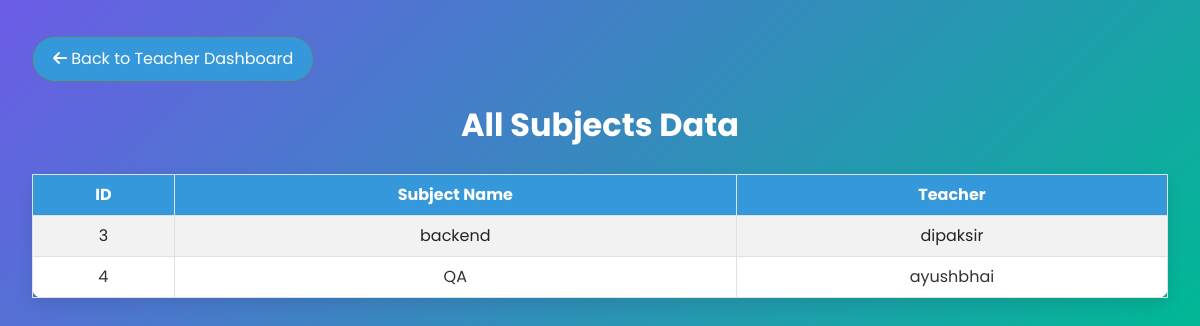
The page /update-subject/ on the database as committed earlier.
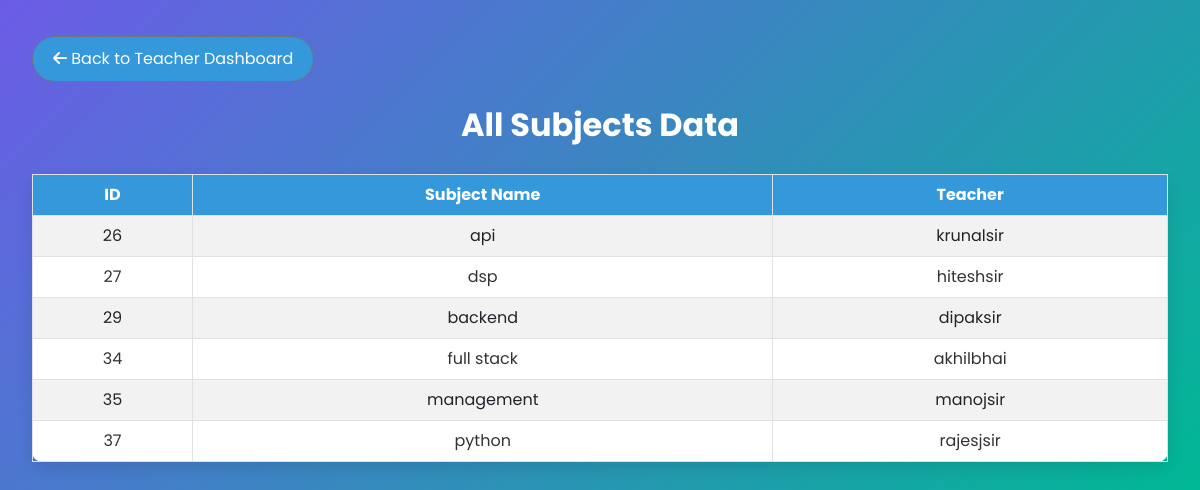
The same page on the database as committed later.
### insta/models.py (models this page shows)
class User(AbstractUser):
    email = models.EmailField(max_length=255, unique=True)
    date_of_birth = models.DateField(null=True, blank=True)
    joining_date = models.DateTimeField(null=True,blank=True)
    subject = models.CharField(max_length=100,null=True)
    DAY_CHOICES = (
        ('Monday', 'Monday'),
        ('Tuesday', 'Tuesday'),
        ('Wednesday', 'Wednesday'),
        ('Thursday', 'Thursday'),
        ('Friday', 'Friday'),
    )
    ROLES = (
        ("principal", 'Principal'),
        ('teacher', 'Teacher'),
        ('student', 'Student'),
    )
    department=(
        ("EC","EC"),
        ("IT","IT"),
        ("COMPUTER","COMPUTER"),
    )
    day = models.CharField(max_length=10, choices=DAY_CHOICES, null=True)
    role = models.CharField(max_length=100, choices=ROLES,default="student")
    dept=models.CharField(max_length=100,choices=department,default="EC")
    is_staff = models.BooleanField(default=True)
    is_active = models.BooleanField(default=True)
    is_superuser=models.BooleanField(default=True)
    objects = MyUserManager()
    USERNAME_FIELD = "email"
    REQUIRED_FIELDS = []

### insta/views.py (the view)
# urls.py: path("update-subject/", views.subject_field, name="update_subject"),
def subject_field(request):
    subject_all = User.objects.filter(role="teacher")
    context = {
        "subjects": subject_all
    }
    if subject_all != []:
        return render(request, 'subjectdata.html', context=context)
    else:
        return render(request, 'subjectdata.html')

### insta/templates/subjectdata.html (shortened to what this page needs)
<!DOCTYPE html>
<html lang="en">
<head>
    <link href="https://cdn.jsdelivr.net/npm/bootstrap@5.2.3/dist/css/bootstrap.min.css" rel="stylesheet"
/>
    <link rel="stylesheet" href="https://cdnjs.cloudflare.com/ajax/libs/font-awesome/6.5.1/css/all.min.css"
/>
</head>
<body>
<div class="container">
    <div class="d-flex justify-content-between align-items-center mt-3">
        <button type="button" class="btn btn-secondary back-button" onclick="window.location.href='{% url 'dashboard' %}'">
            <i class="fas fa-arrow-left"></i> Back to Teacher Dashboard
        </button>
    </div>
    <div class="container mt-4">
        <h2 class="text-center">All Subjects Data</h2>
    </div>
    <table class="table table-striped table-bordered subject-table">
        <thead>
        <tr>
            <th>ID</th>
            <th>Subject Name</th>
            <th>Teacher</th>
        </tr>
        </thead>
        <tbody>
        {% if subjects %}
            {% for subject in subjects %}
            <tr>
                <td>{{ subject.id }}</td>
                <td>{{ subject.subject }}</td>
                <td>{{ subject.username }}</td>
            </tr>
            {% endfor %}
        {% endif %}
        </tbody>
    </table>
</div>
</body>
</html>

Rows that differ between the two databases and show on the page:
removed User: id "3", subject "backend", username "dipaksir"
removed User: id "4", subject "QA", username "ayushbhai"
added User: id "26", subject "api", username "krunalsir"
added User: id "27", subject "dsp", username "hiteshsir"
added User: id "29", subject "backend", username "dipaksir"
added User: id "34", subject "full stack", username "akhilbhai"
added User: id "35", subject "management", username "manojsir"
added User: id "37", subject "python", username "rajesjsir"
